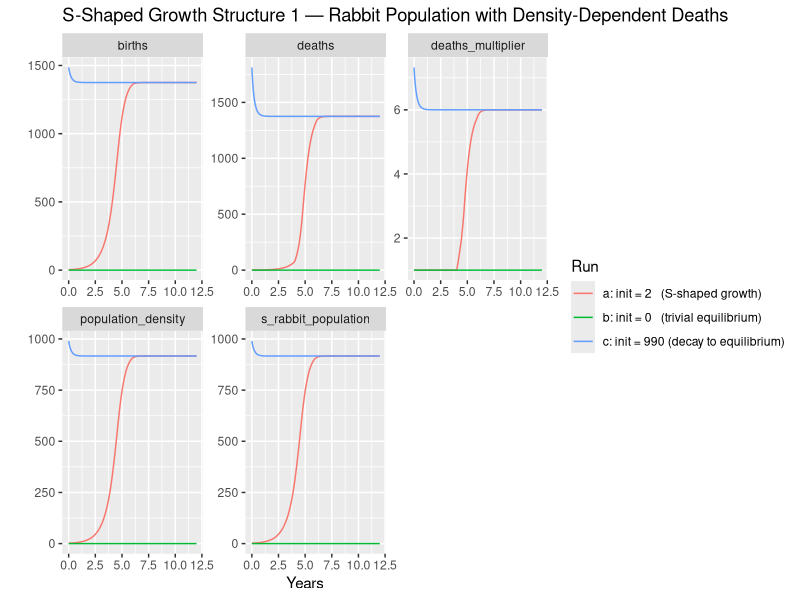

Recreate this plot in R.
# S-Shaped Growth Structure 1 — Rabbit Population with Density-Dependent Deaths
# Road Maps 5: Generic Structures — S-Shaped Growth I (D-4432-2, Section: S-Shaped Growth Structure 1)
# One stock, two flows. Positive feedback (births) initially dominates; as density rises a nonlinear
# deaths multiplier causes the negative loop to take over -> S-shaped growth.
# Replicates Exercise 1: three initial values showing all three possible behaviors.

library(deSolve)
library(tidyverse)

START <- 0; FINISH <- 12; STEP <- 0.0625   # years
simtime <- seq(START, FINISH, by = STEP)

# deaths multiplier lookup (Vensim documentation, D-4432-2)
# x = normalized population density (population_density / normal_population_density)
# y = deaths multiplier (dimensionless) — rises sharply at high densities
deaths_mult_x  <- c(0.01, 1, 2, 3,  4,   5,   6,   7,   8,   9,   10,  11,  12,  13,  14,  15,  16,  17,  18,  19,  20)
deaths_mult_y  <- c(1,    1, 1, 1,   1.5, 2,   2.7, 3.7, 4.7, 5.7, 7.5, 9,   10.5,12,  14,  17,  19,  21,  23,  24,  25)
deaths_mult_fn <- approxfun(deaths_mult_x, deaths_mult_y, rule = 2)

# parameters
params <- c(p_births_normal       = 1.5,   # 1/year
            p_average_lifetime    = 4,     # years
            p_area                = 1,     # acres
            p_normal_pop_density  = 100)   # rabbits/acre (normalisation reference)

# model
model <- function(time, stocks, params) {
  with(as.list(c(stocks, params)), {

    a_population_density <- s_rabbit_population / p_area                                   # rabbits/acre
    a_normalized_density <- a_population_density / p_normal_pop_density                    # dimensionless
    a_deaths_multiplier  <- deaths_mult_fn(a_normalized_density)                           # dimensionless

    f_births <- s_rabbit_population * p_births_normal                                      # rabbits/year
    f_deaths <- (s_rabbit_population / p_average_lifetime) * a_deaths_multiplier           # rabbits/year

    ds_dt <- f_births - f_deaths

    return(list(c(ds_dt),
                births             = f_births,
                deaths             = f_deaths,
                population_density = a_population_density,
                deaths_multiplier  = a_deaths_multiplier))
  })
}

# three runs matching Exercise 1 (a, b, c)
run_a <- data.frame(ode(y = c(s_rabbit_population = 2),   times = simtime, func = model,
                        parms = params, method = "rk4")) %>%
  mutate(run = "a: init = 2   (S-shaped growth)")

run_b <- data.frame(ode(y = c(s_rabbit_population = 0),   times = simtime, func = model,
                        parms = params, method = "rk4")) %>%
  mutate(run = "b: init = 0   (trivial equilibrium)")

run_c <- data.frame(ode(y = c(s_rabbit_population = 990), times = simtime, func = model,
                        parms = params, method = "rk4")) %>%
  mutate(run = "c: init = 990 (decay to equilibrium)")

# combine and plot
bind_rows(run_a, run_b, run_c) %>%
  gather(key = "variable", value = "value", s_rabbit_population:deaths_multiplier) %>%
  ggplot(aes(x = time, y = value, colour = run)) +
  geom_line() +
  facet_wrap(vars(variable), scales = "free") +
  xlab("Years") +
  ylab("") +
  labs(title  = "S-Shaped Growth Structure 1 — Rabbit Population with Density-Dependent Deaths",
       colour = "Run")
